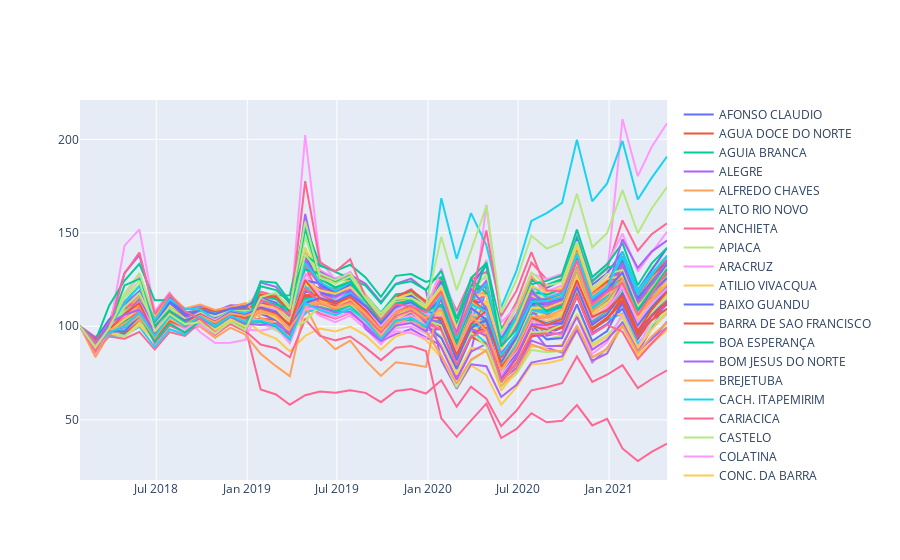

The notebook cell this image was saved under:
### Code cell
#PROBLEMAS: 3 cidades não seguem as regras de codificação de municipio
#arrumar em todas as funções que contém merge por codigo municipal
#12:Boa Esperança -> COD.GERAL=3201001 | CodMunicipio=3107109
#58:Presidente Kennedy -> COD.GERAL=3204302 | CodMunicipio=1718402
#73:Presidente Kennedy -> COD.GERAL=3205101 | CodMunicipio=2112803
teste_norm = plot_comp_tributos_cidades_norm(list_cidades=transferencias['NomeMunicipio'].unique())
teste_norm[0].show()
